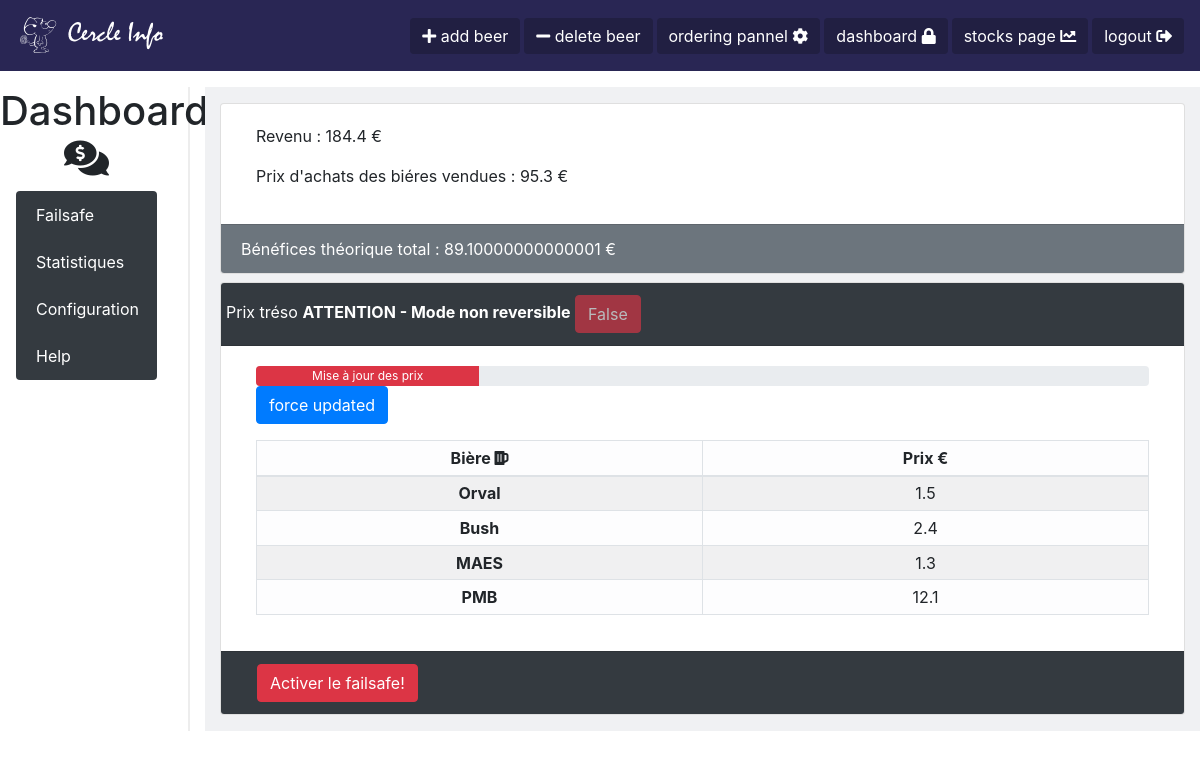
Before: /dashboard/ (signed in) with the older database file.
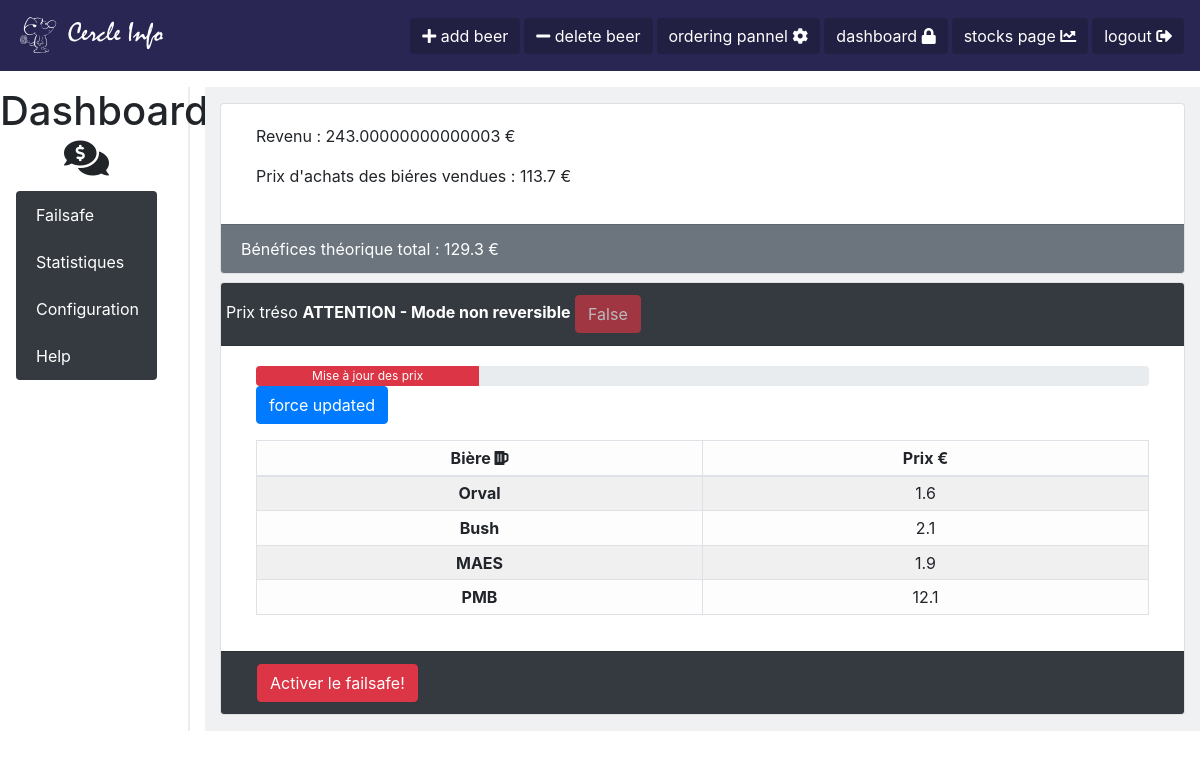
After: the same page with the newer database file.
### Beer/models.py (models this page shows, shortened)
class Beer(models.Model):
    beer_name = models.CharField(max_length=100)
    price = models.FloatField(null=False)
    buy_price = models.FloatField(null=False)
    stock = models.IntegerField(null=False)
    coef_up = models.FloatField(null=False)
    coef_down = models.FloatField(null=False)
    coef_max = models.FloatField(null=False)
    q_qarder = models.IntegerField(null=False, default=0)
    q_current_qarder = models.IntegerField(null=False, default=0)
    alcohol_percentage = models.FloatField(null=False, default=0)
    bar = models.IntegerField(null=False, default=1)
    trend = models.CharField(max_length=10, default='EQUAL')
    out_of_stock = models.BooleanField(null=False, default=False)
    best_value = models.BooleanField(null=False, default=False)
    best_price = models.BooleanField(null=False, default=False)
    class Meta:
        permissions = (('show_tool_bar', 'Can show the toolbar'),
                       ('failsafe_mode', 'Can access to failsafe'),)

### Treso/views.py (the view)
# urls.py: path('dashboard/', TresoViews.dashboard, name='dashboard'),
@login_required
def dashboard(request):
    if request.user.has_perm('Beer.failsafe_mode'):
        total, total_buy_price, benef = _calculate_income()
        print(TresoFailsafe.objects.get(id=1).is_activated)
        return render(request,
                      'dashboard.html',
                      {'total': total,
                       'total_buy_price': total_buy_price,
                       'benef': benef, 'beers': Beer.objects.all(),
                       'failsafe': TresoFailsafe.objects.get(id=1).is_activated})
    else:
        raise PermissionDenied()

### Treso/views.py (called while the page is built)
def _calculate_income():
    total = 0
    total_buy_price = 0
    beer_sold = 0
    for hist in History.objects.all():
        total += hist.total_price
        total_buy_price += hist.buy_total_price
    return total, total_buy_price, total - total_buy_price

### templates/dashboard.html (shortened to what this page needs)
{%extends 'main_template.html' %}
{% load static %}
{% block head %}
        <link rel="stylesheet" href="{% static 'css/dashboard.css' %}">
{% endblock %}
{%block content%}
<div class="row">
  <div class="col-2" style="border-right: solid 2px #EDEDED;">
    <h1 class="text-center">Dashboard <i class="fas fa-comments-dollar"></i></h1>
    <div class="list-group flex-column nav-pills pl-3 pr-3" id="v-pills-tab" role="tablist" aria-orientation="vertical">
      <a class="list-group-item list-group-item-action bg-dark nav-btn" id="v-pills-home-tab" data-toggle="pill" href="#v-pills-home" role="tab" aria-controls="v-pills-home" aria-selected="true">Failsafe</a>
      <a class="list-group-item list-group-item-action bg-dark nav-btn" id="v-pills-profile-tab" data-toggle="pill" href="#v-pills-profile" role="tab" aria-controls="v-pills-profile" aria-selected="false">Statistiques</a>
      <a class="list-group-item list-group-item-action bg-dark nav-btn" id="v-pills-messages-tab" data-toggle="pill" href="#v-pills-messages" role="tab" aria-controls="v-pills-messages" aria-selected="false">Configuration</a>
      <a class="list-group-item list-group-item-action bg-dark nav-btn" id="v-pills-settings-tab" data-toggle="pill" href="#v-pills-settings" role="tab" aria-controls="v-pills-settings" aria-selected="false">Help</a>
    </div>
  </div>
  <div class="col-10">
    <div class="tab-content" id="v-pills-tabContent" style="background-color: #F0F1F3;">
      <div class="tab-pane fade show active" id="v-pills-home" role="tabpanel" aria-labelledby="v-pills-home-tab">
        {% if perms.Beer.failsafe_mode %}
        <div class="container pt-3 pb-3">
            <div class="card">
                <div class="card-body">
                    <div class="container">
                            <p>Revenu : {{ total }} €</p>
                            <p>Prix d'achats des biéres vendues : {{ total_buy_price }} €</p>
                    </div>
                </div>
                <div class="card-footer text-white bg-secondary">
                Bénéfices théorique total : {{ benef }} €
                </div>
            </div>
            <div class="card mt-2">
                <div class="card-header bg-dark text-white">
                    <div class="row">
                        <div>Prix tréso <b>ATTENTION - Mode non reversible</b>
                            <div class="btn btn-danger disabled" id="statut">{{failsafe}}</div>
                        </div>
                    </div>
                </div>
                <div class="card-body">
                <div class="container">
                      <div class="progress" style="height: 20px;">
                        <div class="progress-bar bg-danger" role="progressbar" style="width: 25%; background-color:#428bca;" id="progress_bar"aria-valuenow="0" aria-valuemin="0" aria-valuemax="100">Mise à jour des prix</div>
                      </div>
                    {% include 'prix_treso.html' with beers=beers %}
                </div>
            </div>
            <div class="card-footer text-white bg-dark">
                <div class="btn btn-danger ml-3"  data-toggle="modal" data-target="#activate_fail_safeModal">Activer le failsafe!</div>
            </div>
        </div>
        </div>
        {% endif %}
      </div>
    </div>
  </div>
</div>
{%endblock%}

### templates/prix_treso.html
    <table class="table table-light table-bordered table-striped table-sm mt-3">
      <thead>
        <tr class="">
          <th class="text-center align-middle" scope="col">Bière <i class="fas fas fa-beer"></i></th>
          <th class="text-center" scope="col">Prix €</th>
        </tr>
      </thead>
      <tbody>
        {% for beer in beers %}
          <tr class="">
            <th class="text-center align-middle" scope="row" style="width: 50%"> {{beer.beer_name}} </th>
            <td class="text-center align-middle price" id="{{ beer.beer_name }}" contenteditable="true" style="width: 50%"> {{beer.price}}</td>
          </tr>
        {% endfor %}
      </tbody>
    <div class="btn btn-primary" onclick="set_price()">force updated</div>
    </table>

Changed rows visible on the page:
changed Beer "Orval": price "1.5" → "1.6"
changed Beer "Bush": price "2.4" → "2.1"
changed Beer "MAES": price "1.3" → "1.9"
Other visible differences:
{{ total }}: "184.4" → "243.00000000000003"
{{ total_buy_price }}: "95.3" → "113.7"
{{ benef }}: "89.10000000000001" → "129.3"
